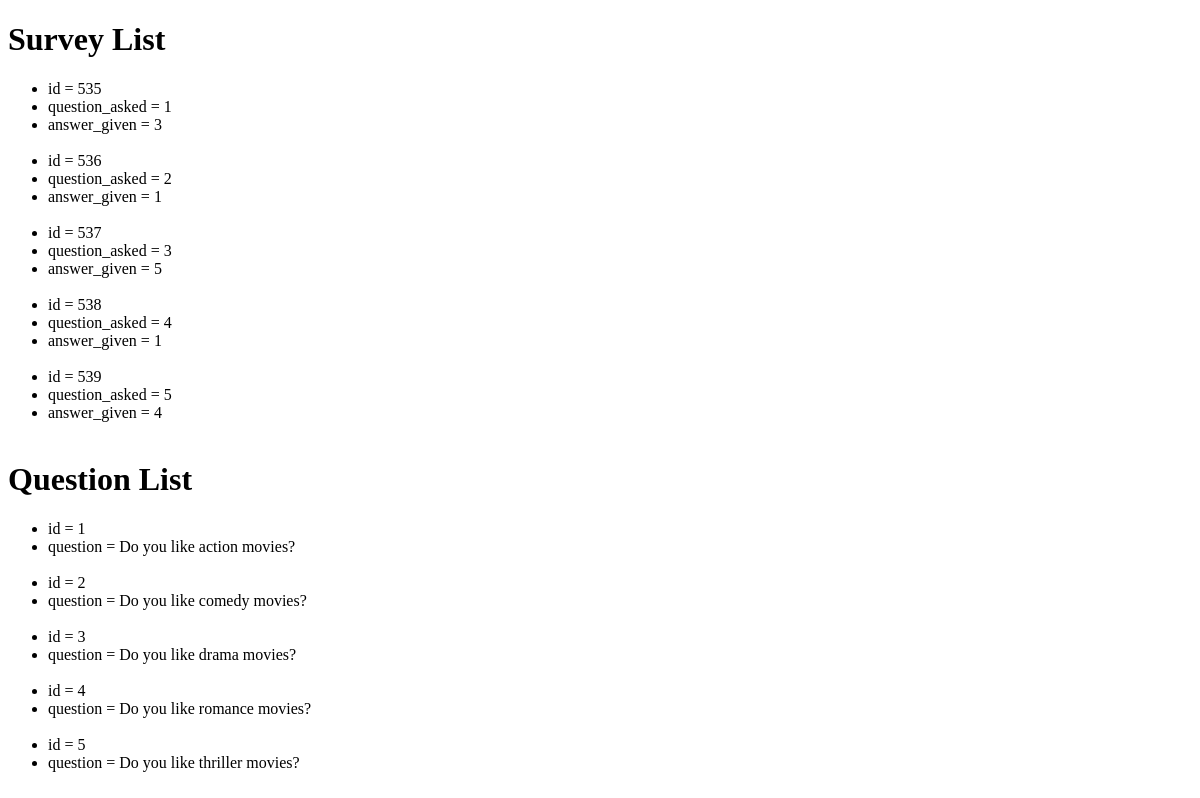
Page /view_database on the earlier database version.
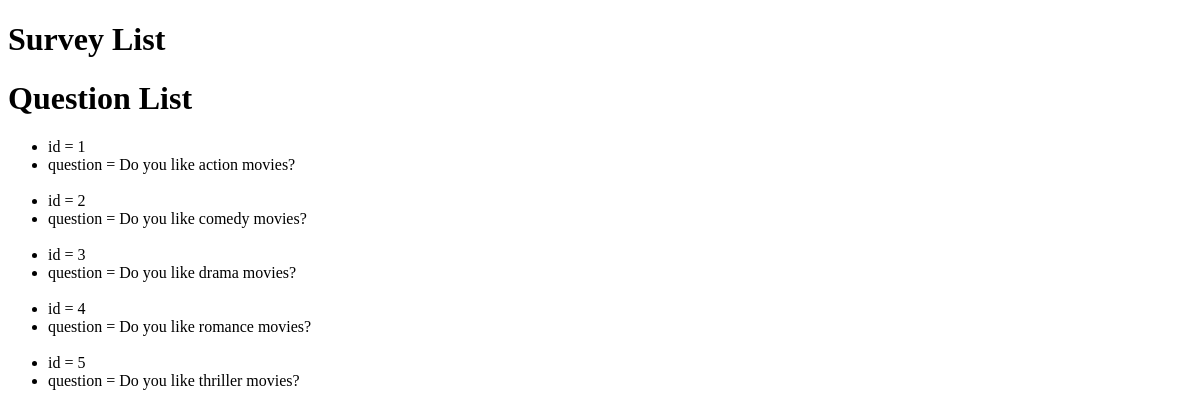
Same page on the later database version.
### MovieTree/models.py (models this page shows)
class Survey(models.Model):
    question_asked = models.CharField(max_length=200)
    answer_given = models.CharField(max_length=200)

class Question(models.Model):
    question_text = models.CharField(max_length=200)
    question_keyword = models.CharField(max_length=200, default="null")

### MovieTree/views.py (the view)
# urls.py: url(r'^view_database', views.view_database, name='view_database'),
def view_database(request):
    survey_list = Survey.objects.all()
    question_list = Question.objects.all()
    context = { 'survey_list': survey_list,
                'question_list': question_list
               }
    return render(request, 'MovieTree/view_database.html', context)

### MovieTree/templates/MovieTree/view_database.html (shortened to what this page needs)
<!DOCTYPE html>
<html lang="en">
<head>
    <h1>Survey List</h1>
    <ul>
        {% for survey in survey_list %}
            <li>id = {{ survey.pk }}</li>
            <li>question_asked = {{ survey.question_asked }}</li>
            <li>answer_given = {{ survey.answer_given }}</li>
            <br>
    {% endfor %}
    </ul>
    <h1>Question List</h1>
    <ul>
        {% for question in question_list %}
            <li>id = {{ question.pk }}</li>
            <li>question = {{ question.question_text }}</li>
            <br>
    {% endfor %}
    </ul>
</head>
<body>
</body>
</html>

Differences in the rows shown:
removed Survey: pk "535", question_asked "1", answer_given "3"
removed Survey: pk "536", question_asked "2", answer_given "1"
removed Survey: pk "537", question_asked "3", answer_given "5"
removed Survey: pk "538", question_asked "4", answer_given "1"
removed Survey: pk "539", question_asked "5", answer_given "4"
